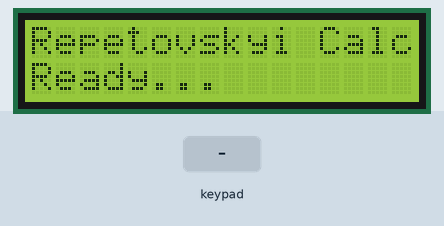
Bench run of a sketch on a simulated Arduino Uno, built with avr-gcc and run on an emulated ATmega328P. Parts: 16×2 character LCD. The test bench sets the inputs (shaded band).

Above: at 3.1 s.
3.2 s: keypad keys 1 2 * pressed 0.4 s apart
At 4.9 s:
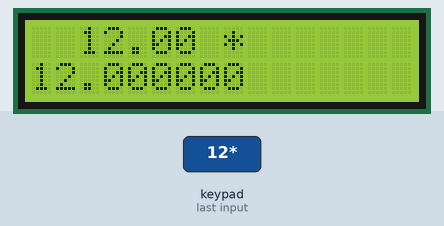
5.9 s: key '/' pressed
At 6.9 s:
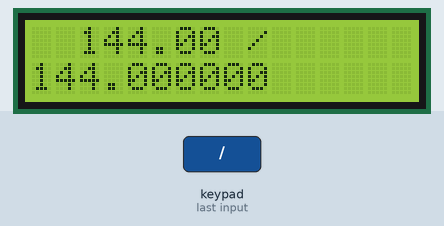
7.4 s: key '+' pressed
At 7.9 s:
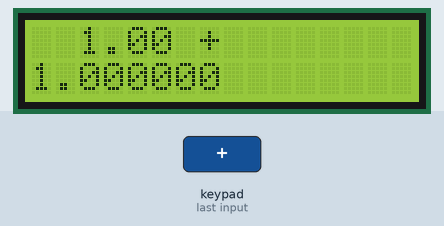
8.9 s: key 'S' pressed
At 10.0 s:
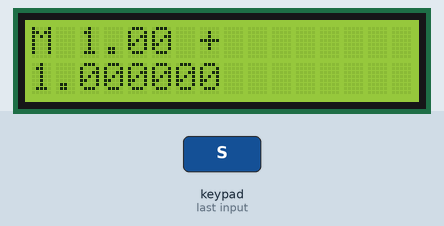
10.4 s: keypad keys 2 5 * pressed 0.4 s apart
At 12.0 s:
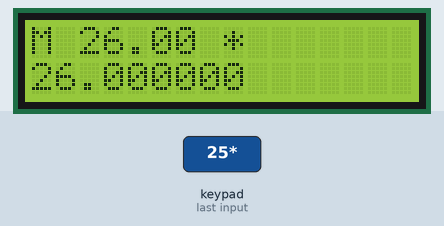
13.1 s: key '-' pressed
At 14.4 s:
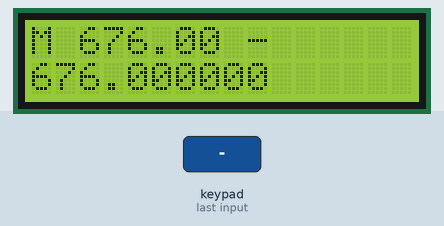
Timing chart, 0 to 15.6 s (numbered marks = the images above; inputs shaded):
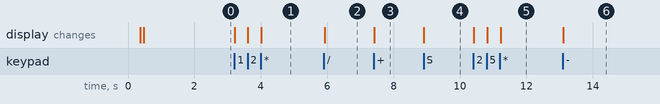

The sketch:

clcd.ino
```cpp
#include <LiquidCrystal.h>
#include <Keypad.h>

LiquidCrystal lcd(12, 11, 0, 1, 2, 3, 4, 5, 6, 7);

const byte ROWS = 4;
const byte COLS = 6;


char keys[ROWS][COLS] = {
  {'C', '7', '8', '9', '*', '/'},
  {'N', '4', '5', '6', '-', 'R'},
  {'%', '1', '2', '3', '+', 'S'},
  {'Q', '0', '.', '=', '+', 'A'}
};

byte rowPins[ROWS] = {A0, A1, A2, A3};
byte colPins[COLS] = {8, 9, 10, 13, A4, A5};

Keypad keypad = Keypad(makeKeymap(keys), rowPins, colPins, ROWS, COLS);

class Calculator {
private:
  double currentValue;
  double storedValue;
  double memory;
  char currentOperation;
  bool newNumber;
  bool hasDecimal;
  String displayBuffer;
  int mrcPressCount;
  static const byte MAX_DIGITS = 16;

  void resetInput() {
    displayBuffer = "";
    hasDecimal = false;
    newNumber = true;
  }

  double performOperation(double val1, double val2, char op) {
    switch(op) {
      case '+': return val1 + val2;
      case '-': return val1 - val2;
      case '*': return val1 * val2;
      case '/': return (val2 != 0) ? val1 / val2 : 0;
      default: return val2;
    }
  }

  void updateDisplay() {
    lcd.clear();
    lcd.setCursor(0, 0);

    if (memory != 0) {
      lcd.print("M");
    }

    if (currentOperation != '\0') {
      lcd.setCursor(2, 0);
      if (abs(storedValue) < 1000000) {
        lcd.print(storedValue, 2);
      } else {
        lcd.print(storedValue, 0);
      }
      lcd.print(' ');
      lcd.print(currentOperation);
    }

    lcd.setCursor(0, 1);
    if (displayBuffer.length() > 0) {
      lcd.print(displayBuffer);
    } else {
      if (abs(currentValue) < 1000000) {
        lcd.print(currentValue, 6);
        String str = String(currentValue, 6);
        while (str.endsWith("0") && str.indexOf('.') != -1) {
          str.remove(str.length() - 1);
        }
        if (str.endsWith(".")) {
          str.remove(str.length() - 1);
        }
        lcd.setCursor(0, 1);
        lcd.print(str);
      } else {
        lcd.print(currentValue, 2);
      }
    }
  }

  void showError(const char* msg) {
    lcd.clear();
    lcd.setCursor(0, 0);
    lcd.print("ERROR:");
    lcd.setCursor(0, 1);
    lcd.print(msg);
    delay(2000);
    clear();
  }

public:
  Calculator() : currentValue(0), storedValue(0), memory(0),
                 currentOperation('\0'), newNumber(true),
                 hasDecimal(false), mrcPressCount(0) {
    displayBuffer = "";
  }

  void init() {
    delay(100);
    lcd.begin(16, 2);
    delay(50);
    lcd.clear();
    delay(50);

    lcd.setCursor(0, 0);
    lcd.print("Repetovskyi Calc");
    lcd.setCursor(0, 1);
    lcd.print("Ready...");
    delay(1500);

  }

  void handleDigit(char digit) {
    if (newNumber) {
      displayBuffer = "";
      newNumber = false;
    }

    if (displayBuffer.length() < MAX_DIGITS) {
      displayBuffer += digit;
      currentValue = displayBuffer.toDouble();
      updateDisplay();
    }
    mrcPressCount = 0;
  }

  void handleDecimal() {
    if (newNumber) {
      displayBuffer = "0";
      newNumber = false;
    }

    if (!hasDecimal && displayBuffer.length() < MAX_DIGITS - 1) {
      displayBuffer += '.';
      hasDecimal = true;
      updateDisplay();
    }
    mrcPressCount = 0;
  }

  void handleOperation(char op) {
    if (currentOperation != '\0') {
      calculate();
    } else {
      storedValue = currentValue;
    }

    currentOperation = op;
    resetInput();
    updateDisplay();
    mrcPressCount = 0;
  }

  void calculate() {
    if (currentOperation != '\0') {
      if (currentOperation == '/' && currentValue == 0) {
        showError("Div by zero");
        clear();
        return;
      }

      currentValue = performOperation(storedValue, currentValue, currentOperation);
      storedValue = currentValue;
      currentOperation = '\0';
      resetInput();
      updateDisplay();
    }
    mrcPressCount = 0;
  }

  void clear() {
    currentValue = 0;
    storedValue = 0;
    currentOperation = '\0';
    displayBuffer = "";
    resetInput();
    lcd.clear();
    lcd.setCursor(0, 1);
    lcd.print("0");
    mrcPressCount = 0;
  }

  void percentage() {
    if (currentOperation == '+' || currentOperation == '-') {
      currentValue = (storedValue * currentValue) / 100.0;
    } else if (currentOperation == '*' || currentOperation == '/') {
      currentValue = currentValue / 100.0;
    } else {
      currentValue = currentValue / 100.0;
    }
    displayBuffer = "";
    updateDisplay();
    mrcPressCount = 0;
  }

  void squareRoot() {
    if (currentValue >= 0) {
      currentValue = sqrt(currentValue);
      displayBuffer = "";
      newNumber = true;
      updateDisplay();
    } else {
      showError("Invalid Input");
    }
    mrcPressCount = 0;
  }

  void changeSign() {
    currentValue = -currentValue;
    if (displayBuffer.length() > 0) {
      if (displayBuffer.charAt(0) == '-') {
        displayBuffer.remove(0, 1);
      } else {
        displayBuffer = "-" + displayBuffer;
      }
    }
    updateDisplay();
    mrcPressCount = 0;
  }

  void memoryAdd() {
    memory += currentValue;
    updateDisplay();
    mrcPressCount = 0;
  }

  void memorySubtract() {
    memory -= currentValue;
    updateDisplay();
    mrcPressCount = 0;
  }

  void memoryRecallClear() {
    mrcPressCount++;

    if (mrcPressCount == 1) {
      currentValue = memory;
      displayBuffer = "";
      newNumber = true;
      updateDisplay();
    } else if (mrcPressCount >= 2) {
      memory = 0;
      mrcPressCount = 0;
      updateDisplay();
    }
  }
};

Calculator calc;

void setup() {

  delay(200);
  calc.init();

}

void loop() {
  char key = keypad.getKey();

  if (key) {

    if (key >= '0' && key <= '9') {
      calc.handleDigit(key);
    }
    else if (key == '+' || key == '-' || key == '*' || key == '/') {
      calc.handleOperation(key);
    }
    else {
      switch(key) {
        case '=':
          calc.calculate();
          break;
        case 'C':
          calc.clear();
          break;
        case '.':
          calc.handleDecimal();
          break;
        case '%':
          calc.percentage();
          break;
        case 'Q':
          calc.squareRoot();
          break;
        case 'N':
          calc.changeSign();
          break;
        case 'A':
          calc.memoryAdd();
          break;
        case 'S':
          calc.memorySubtract();
          break;
        case 'R':
          calc.memoryRecallClear();
          break;
      }
    }
  }

  delay(10);
}
```

Measured:
- after the input at 3.2 s, the display: first changes at once (image 1 shows a later state)
- after the input at 5.9 s, the display: changes at once (image 2)
- after the input at 7.4 s, the display: changes at once (image 3)
- after the input at 8.9 s, the display: changes at once (image 4)
- after the input at 10.4 s, the display: first changes at once (image 5 shows a later state)
- after the input at 13.1 s, the display: changes at once (image 6)
